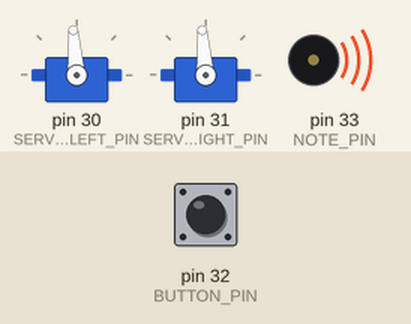
The sketch below on a simulated Arduino Mega 2560, built with avr-gcc and run on an emulated ATmega2560. On the bench: 2 × servo, buzzer (waves = sounding). The inputs (shaded band) are chosen by the test bench; at power-on: pin 32 (BUTTON_PIN) LOW.

Above: at 1.2 s.
1.3 s: pin 32 (BUTTON_PIN) pulled HIGH for 0.15 s
At 2.3 s:
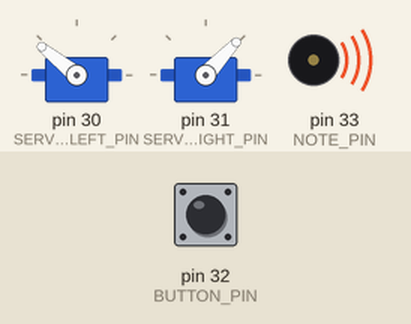
2.9 s: pin 32 (BUTTON_PIN) pulled HIGH for 1 s
At 4.8 s:
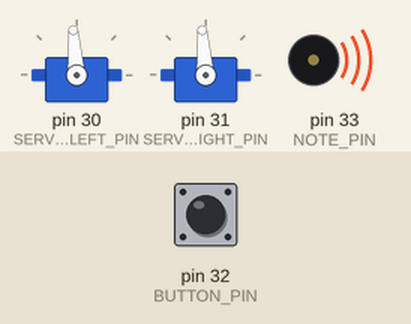
5.4 s: pin 32 (BUTTON_PIN) pulled HIGH for 0.15 s
At 6.6 s:
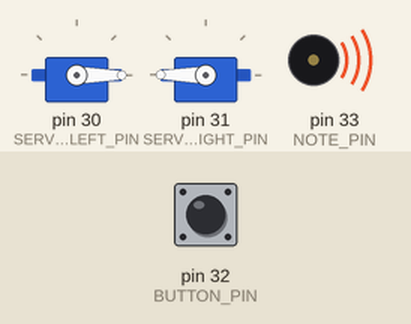
7.0 s: pin 32 (BUTTON_PIN) pulled HIGH for 3.2 s
At 10.8 s:
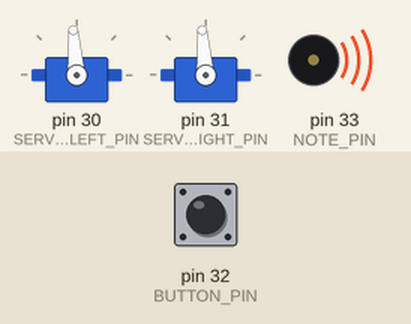
Timing chart, 0 to 12.7 s (numbered marks = the images above; inputs shaded):
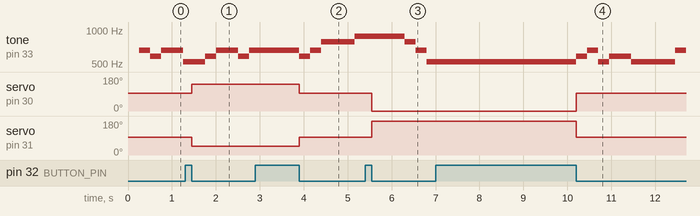

The sketch:

servo_test.ino
```cpp
/*
 * Servo Testing
 * Logan Dihel
 * 9-13-17
 * Code for basic robot functionality
 * Added push button for robot direction.
 *
 * See https://www.arduino.cc/en/Reference/Servo for documentation on the Servo.h library
 */

#include <Servo.h>

// macros for servo.writeMilliseconds(int)
#define MAX_SPEED_MILLIS 2000
#define STOP_SPEED_MILLIS 1515
#define MIN_SPEED_MILLIS 1000

// macro for fastest speed in the user-defined functions
#define MAX_SPEED MAX_SPEED_MILLIS - STOP_SPEED_MILLIS

// marcos for pin connections
#define SERVO_LEFT_PIN 30
#define SERVO_RIGHT_PIN 31
#define BUTTON_PIN 32

// macro for enabling and disabling the push button feature
// comment out this line below to disable the feature
#define USE_BUTTON

// enum for determining direction
#ifdef USE_BUTTON

enum direction {
  forward,
  stoppedF, // stopped: was forward
  reverse,
  stoppedR  // stopped: was reverse
};

direction robot_direction;

// macros for music
#define NOTE_C5  523
#define NOTE_D5  587
#define NOTE_E5  659
#define NOTE_G5  784
#define NOTE_A5  880
#define NOTE_PIN 33

long start_time_millis = 0;
int music_index = 0;
// ice cream truck theme
int notes[32] = {
	NOTE_E5, NOTE_D5, NOTE_E5, NOTE_E5,
	NOTE_C5, NOTE_C5, NOTE_D5, NOTE_E5,
	NOTE_E5, NOTE_D5, NOTE_E5, NOTE_D5,
	NOTE_E5, NOTE_G5, NOTE_G5, NOTE_G5,

	NOTE_A5, NOTE_A5, NOTE_A5, NOTE_A5,
	NOTE_G5, NOTE_E5, NOTE_C5, NOTE_D5,
	NOTE_E5, NOTE_C5, NOTE_D5, NOTE_D5,
	NOTE_C5, NOTE_C5, NOTE_C5, NOTE_C5
};

#endif // USE_BUTTON

// globals defined here
Servo servoLeft, servoRight;


/*
 * void setup(void):
 * Attaches pins to proper servos,
 * sets robot in proper direction,
 * starts serial connection.
 */
void setup()
{
   servoLeft.attach(SERVO_LEFT_PIN);
   servoRight.attach(SERVO_RIGHT_PIN);

   moveLeftForward(0);
   moveRightForward(0);

   #ifdef USE_BUTTON
   robot_direction = stoppedR;
   start_time_millis = millis();
   pinMode(NOTE_PIN, OUTPUT);

   #endif // USE_BUTTON

   Serial.begin(9600);
}


/*
 * void loop(void):
 * Logic section of program. Tells robot to move forward
 * backward or stop. Also includes logic for the button
 * and deciding which direction the robot should move.
 */
#ifdef USE_BUTTON
void loop()
{

  if(millis() - start_time_millis > 250) {
  	start_time_millis = millis();
  	tone(NOTE_PIN, notes[music_index]);
  	music_index++;
  	music_index %= 32;
  }


  // robot movement
  if(robot_direction == forward) {
	moveForward(MAX_SPEED);
  }
  else if (robot_direction == reverse) {
	 moveForward(-MAX_SPEED);
  }
  else { // robot_direction == stopped
	moveForward(0);
  }

  // check if button was pressed
  bool pressed_button = false;
  while(digitalRead(BUTTON_PIN)) {
	 pressed_button = true;
  }

  // change direction of the robot
  if(pressed_button) {
	switch(robot_direction) {
	  case forward:
		robot_direction = stoppedF;
		break;
	  case reverse:
		robot_direction = stoppedR;
		break;
	  case stoppedF:
		robot_direction = reverse;
		break;
	  case stoppedR:
		robot_direction = forward;
		break;
	}
  }
}
#else // USE_BUTTON not defined
void loop() {
  Serial.println("Going left");
  moveLeftForward(MAX_SPEED);
  moveRightForward(0);
  delay(1000);

  Serial.println("Going straight");

  moveLeftForward(MAX_SPEED);
  moveRightForward(MAX_SPEED);
  delay(1000);

  Serial.println("Going right");

  moveLeftForward(0);
  moveRightForward(MAX_SPEED);
  delay(1000);

  Serial.println("Going straight");

  moveLeftForward(MAX_SPEED);
  moveRightForward(MAX_SPEED);
  delay(1000);
}
#endif // USE_BUTTON

/*
 * //======================\\
 * ||USER DEFINED FUNCTIONS||
 * \\======================//
 */


/*
 * void moveForward(int speed)
 * Moves the robot forward at a given speed.
 * Speed must be within -MAX_SPEED (-485) to MAX_SPEED (485).
 * Otherwise, speed will be adjsuted to fit this window.
 */
void moveForward(int speed) {
  moveLeftForward(speed);
  moveRightForward(speed);
}

/*
 * moveLeftForward(int speed)
 * Moves the left wheel forward.
 * Speed >= -MAX_SPEED (-485) and <= MAX_SPEED (485). Numbers outside this
 * range will be forced within bounds.
 */
void moveLeftForward(int speed) {
  speed = getSpeedBounds(speed);
  servoLeft.writeMicroseconds(STOP_SPEED_MILLIS + speed);
}

/*
 * moveRightForward(int speed)
 * Moves the right wheel forward.
 * Speed >= -MAX_SPEED (-485) and <= MAX_SPEED (485). Numbers outside this
 * range will be forced within bounds.
 */
void moveRightForward(int speed) {
  speed = getSpeedBounds(speed);
  servoRight.writeMicroseconds(STOP_SPEED_MILLIS - speed);
}

/*
 * int getSpeedBounds(int speed)
 * Takes parameter speed and forces it to be within the range of
 * -MAX_SPEED (-485) to MAX_SPEED (485). Returns this adjusted value.
 */
int getSpeedBounds(int speed) {
  if(speed > MAX_SPEED) {
	speed = MAX_SPEED;
  } else if (speed < -MAX_SPEED) {
	speed = -MAX_SPEED;
  }
  return speed;
}
```

Measured:
- after the input at 1.3 s, servo on pin 30 (SERVO_LEFT_PIN): 94° → 141° after 0.15 s; servo on pin 31 (SERVO_RIGHT_PIN): 94° → 47° after 0.15 s
- after the input at 2.9 s, servo on pin 30 (SERVO_LEFT_PIN): 141° → 94° after 1.0 s; servo on pin 31 (SERVO_RIGHT_PIN): 47° → 94° after 1.0 s
- after the input at 5.4 s, servo on pin 30 (SERVO_LEFT_PIN): 94° → 0° after 0.15 s; servo on pin 31 (SERVO_RIGHT_PIN): 94° → 180° after 0.15 s
- after the input at 7.0 s, servo on pin 30 (SERVO_LEFT_PIN): 0° → 94° after 3.2 s; servo on pin 31 (SERVO_RIGHT_PIN): 180° → 94° after 3.2 s
- by itself, tone on pin 33 (NOTE_PIN): plays 587 Hz for 0.25 s, 659 Hz for 0.25 s, 523 Hz for 0.25 s, 587 Hz for 0.50 s, 523 Hz for 1.0 s, 659 Hz for 0.24 s
